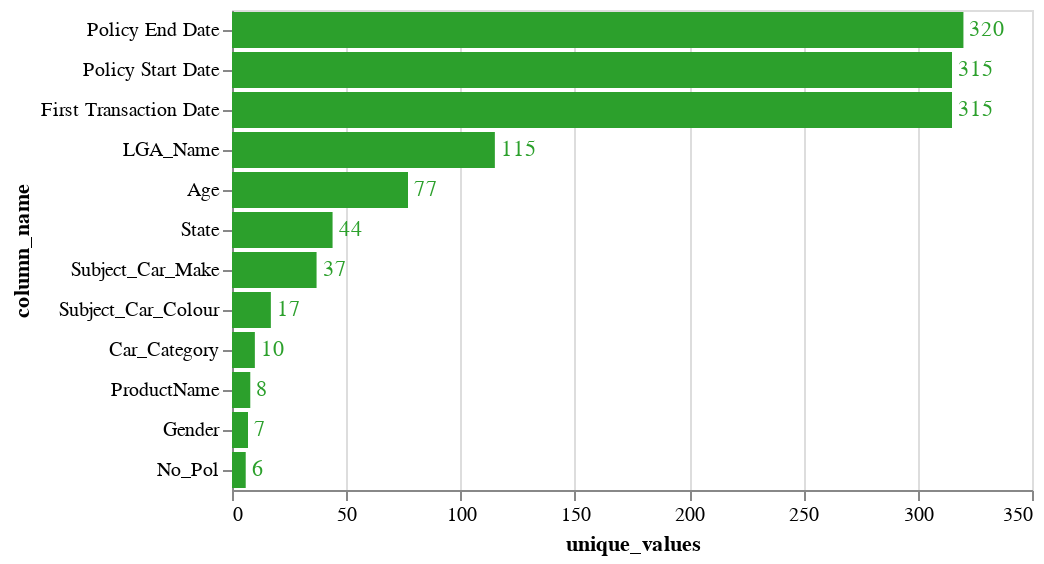

The notebook cell this image was saved under:
### Code cell
plot_number_of_unique_values(test.drop('ID', axis=1), TEST_COLOR)

### Figure 1 — Vega-Lite specification as saved in the notebook (floating-point values rounded to 4 significant figures)
{"config": {"view": {"continuousWidth": 400, "continuousHeight": 300}}, "layer": [{"mark": "bar", "encoding": {"color": {"value": "#2ca02c"}, "x": {"type": "quantitative", "field": "unique_values"}, "y": {"type": "ordinal", "field": "column_name", "sort": "-x"}}}, {"mark": {"type": "text", "align": "left", "baseline": "middle", "dx": 3}, "encoding": {"color": {"value": "#2ca02c"}, "text": {"type": "quantitative", "field": "unique_values"}, "x": {"type": "quantitative", "field": "unique_values"}, "y": {"type": "ordinal", "field": "column_name", "sort": "-x"}}}], "data": {"name": "data-0ad019e88d43de828b09005a05f04fa1"}, "$schema": "https://vega.github.io/schema/vega-lite/v4.8.1.json", "datasets": {"data-0ad019e88d43de828b09005a05f04fa1": [{"column_name": "Policy Start Date", "unique_values": 315}, {"column_name": "Policy End Date", "unique_values": 320}, {"column_name": "Gender", "unique_values": 7}, {"column_name": "Age", "unique_values": 77}, {"column_name": "First Transaction Date", "unique_values": 315}, {"column_name": "No_Pol", "unique_values": 6}, {"column_name": "Car_Category", "unique_values": 10}, {"column_name": "Subject_Car_Colour", "unique_values": 17}, {"column_name": "Subject_Car_Make", "unique_values": 37}, {"column_name": "LGA_Name", "unique_values": 115}, {"column_name": "State", "unique_values": 44}, {"column_name": "ProductName", "unique_values": 8}]}}
